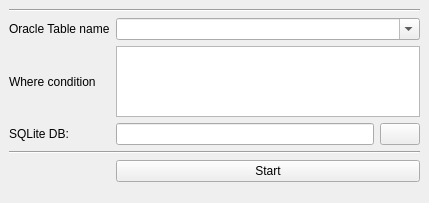
<?xml version="1.0" encoding="UTF-8"?>
<ui version="4.0">
 <class>import_export_window</class>
 <widget class="QMainWindow" name="import_export_window">
  <property name="geometry">
   <rect>
    <x>0</x>
    <y>0</y>
    <width>429</width>
    <height>203</height>
   </rect>
  </property>
  <property name="windowTitle">
   <string>Copy data from Oracle to db SQLite</string>
  </property>
  <property name="windowIcon">
   <iconset resource="resource.qrc">
    <normaloff>:/icons/icons/MSql.ico</normaloff>:/icons/icons/MSql.ico</iconset>
  </property>
  <widget class="QWidget" name="centralwidget">
   <property name="sizePolicy">
    <sizepolicy hsizetype="Expanding" vsizetype="Expanding">
     <horstretch>0</horstretch>
     <verstretch>0</verstretch>
    </sizepolicy>
   </property>
   <layout class="QGridLayout" name="gridLayout_4">
    <item row="0" column="0">
     <layout class="QGridLayout" name="gridLayout_2">
      <item row="0" column="0" colspan="2">
       <widget class="Line" name="line_3">
        <property name="orientation">
         <enum>Qt::Horizontal</enum>
        </property>
       </widget>
      </item>
      <item row="1" column="0">
       <widget class="QLabel" name="l_label5">
        <property name="text">
         <string>Oracle Table name</string>
        </property>
        <property name="buddy">
         <cstring>e_table_name</cstring>
        </property>
       </widget>
      </item>
      <item row="1" column="1">
       <widget class="QComboBox" name="e_table_name">
        <property name="editable">
         <bool>true</bool>
        </property>
        <property name="maxVisibleItems">
         <number>20</number>
        </property>
       </widget>
      </item>
      <item row="2" column="0">
       <widget class="QLabel" name="l_label6">
        <property name="text">
         <string>Where condition</string>
        </property>
       </widget>
      </item>
      <item row="2" column="1">
       <widget class="QTextEdit" name="e_where_cond">
        <property name="sizePolicy">
         <sizepolicy hsizetype="Expanding" vsizetype="Maximum">
          <horstretch>0</horstretch>
          <verstretch>0</verstretch>
         </sizepolicy>
        </property>
        <property name="maximumSize">
         <size>
          <width>16777215</width>
          <height>100</height>
         </size>
        </property>
       </widget>
      </item>
      <item row="3" column="0">
       <widget class="QLabel" name="l_label2">
        <property name="text">
         <string>SQLite DB:</string>
        </property>
        <property name="buddy">
         <cstring>e_sqlite_db</cstring>
        </property>
       </widget>
      </item>
      <item row="3" column="1">
       <layout class="QGridLayout" name="gridLayout">
        <item row="0" column="0">
         <widget class="QLineEdit" name="e_sqlite_db">
          <property name="clearButtonEnabled">
           <bool>true</bool>
          </property>
         </widget>
        </item>
        <item row="0" column="1">
         <widget class="QPushButton" name="b_sqlite_db">
          <property name="text">
           <string/>
          </property>
          <property name="icon">
           <iconset resource="resource.qrc">
            <normaloff>:/icons/icons/folder.png</normaloff>:/icons/icons/folder.png</iconset>
          </property>
         </widget>
        </item>
       </layout>
      </item>
      <item row="4" column="0" colspan="2">
       <widget class="Line" name="line_2">
        <property name="orientation">
         <enum>Qt::Horizontal</enum>
        </property>
       </widget>
      </item>
      <item row="5" column="1">
       <widget class="QPushButton" name="b_start">
        <property name="text">
         <string>Start</string>
        </property>
        <property name="icon">
         <iconset resource="resource.qrc">
          <normaloff>:/icons/icons/go.png</normaloff>:/icons/icons/go.png</iconset>
        </property>
       </widget>
      </item>
     </layout>
    </item>
    <item row="1" column="0">
     <spacer name="verticalSpacer">
      <property name="orientation">
       <enum>Qt::Vertical</enum>
      </property>
      <property name="sizeHint" stdset="0">
       <size>
        <width>20</width>
        <height>40</height>
       </size>
      </property>
     </spacer>
    </item>
   </layout>
  </widget>
 </widget>
 <tabstops>
  <tabstop>e_table_name</tabstop>
  <tabstop>e_where_cond</tabstop>
  <tabstop>e_sqlite_db</tabstop>
  <tabstop>b_sqlite_db</tabstop>
  <tabstop>b_start</tabstop>
 </tabstops>
 <resources>
  <include location="resource.qrc"/>
 </resources>
 <connections>
  <connection>
   <sender>b_sqlite_db</sender>
   <signal>clicked()</signal>
   <receiver>import_export_window</receiver>
   <slot>slot_select_sqlite_db()</slot>
   <hints>
    <hint type="sourcelabel">
     <x>712</x>
     <y>218</y>
    </hint>
    <hint type="destinationlabel">
     <x>668</x>
     <y>77</y>
    </hint>
   </hints>
  </connection>
  <connection>
   <sender>b_start</sender>
   <signal>clicked()</signal>
   <receiver>import_export_window</receiver>
   <slot>slot_start()</slot>
   <hints>
    <hint type="sourcelabel">
     <x>700</x>
     <y>265</y>
    </hint>
    <hint type="destinationlabel">
     <x>432</x>
     <y>173</y>
    </hint>
   </hints>
  </connection>
 </connections>
 <slots>
  <slot>slot_select_sqlite_db()</slot>
  <slot>slot_start()</slot>
  <slot>slot_elenco_tabelle_oracle()</slot>
 </slots>
</ui>
